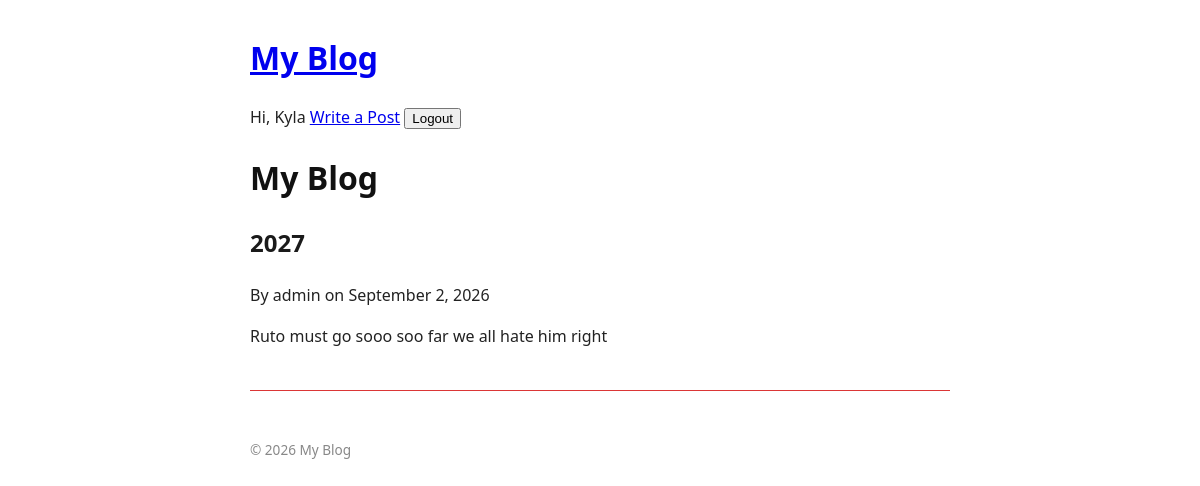
Page /blog/wantam/ (signed in) on the committed database.
### blog/models.py (models this page shows)
class Post(models.Model):
    title = models.CharField(max_length=200)
    slug = models.SlugField(max_length=200, unique=True, help_text="A slug is a short label for something, containing only letters, numbers, underscores or hyphens. They’re generally used in URLs.")
    author = models.ForeignKey(User, on_delete=models.CASCADE, related_name='Posts')
    category = models.ForeignKey(Category, on_delete=models.SET_NULL, null=True, blank=True, related_name='posts')
    content = models.TextField()
    created_at = models.DateTimeField(auto_now_add=True)
    updated_at = models.DateTimeField(auto_now=True)
    published_at = models.DateTimeField(default=timezone.now)
    is_published = models.BooleanField(default=True)
    tags = models.ManyToManyField(Tag, blank=True, related_name='posts')
    image = models.ImageField(upload_to='post_images/', blank=True, null=True)

### blog/views.py (the view)
# urls.py: path('<slug:slug>/', views.post_detail, name='post_detail'),
def post_detail(request, slug):
  post = get_object_or_404(Post, slug=slug, is_published=True)
  return render(request, 'blog/post_detail.html', {'post': post})

### blog/templates/blog/post_detail.html (shortened to what this page needs)
{% extends 'blog/base.html' %} {% block title %}{{post.title}}{% endblock %}
{%block content %}
<article>
  <h2>{{ post.title }}</h2>
  <p>By {{post.author}} on {{post.published_at|date:"F j, Y"}}</p>
  <p>{{ post.content|linebreaks }}</p>
</article>
{% endblock %}

### blog/templates/blog/base.html (shortened to what this page needs)
{% load static %}
<!doctype html>
<html lang="en">
  <head>
    <link rel="stylesheet" href="{% static 'css/style.css' %}" />
    <h1><a href="{% url 'post_list'%}"> My Blog</a></h1>
    <nav>
      {% if user.is_authenticated %}
      <span>Hi, {{ user.username }}</span>
      <a href="{% url 'post_create' %}">Write a Post</a>
      <form method="post" action="{% url 'logout' %}" style="display: inline">
        <button type="submit">Logout</button>
        {% else %}
        <a href="{% url 'login' %}">Login</a>
        <a href="{% url 'register' %}">register</a>
        {% endif %}
      </form>
    </nav>
  </head>
  <body>
    <header>
      <h1><a href="{% url 'post_list'%}"> My Blog</a></h1>
    </header>
    <main>{% block content %} {% endblock %}</main>
    <footer>
      <p>&copy; 2026 My Blog</p>
    </footer>
  </body>
</html>

### static/css/style.css (style rules this page uses)
body { font-family: system-ui, sans-serif; max-width: 700px; margin: 2rem auto; padding: 0 1rem; line-height: 1.6; color: #222; }
header h1 a { text-decoration: none; color: #111; }
article { margin-bottom: 2rem; padding-bottom: 1.5rem; border-bottom: 1px solid #db3636; }
article h2 { text-decoration: none; color: #1a1a1a; }
footer { margin-top: 3rem; font-size: 0.85rem; color: #888; }

### rows in the picture
Post: title "2027", author "admin", published_at "September 2, 2026", content "Ruto must go sooo soo far we all hate him right"

### other values in the picture
{{ user.username }} "Kyla"
